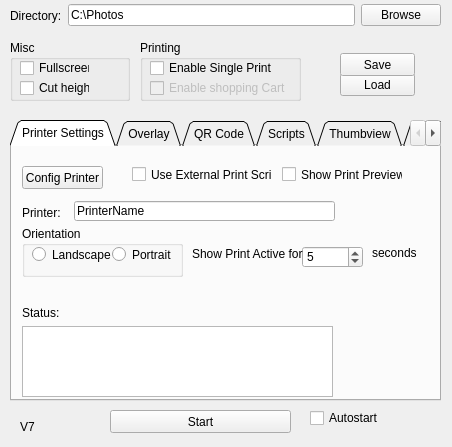
<?xml version="1.0" encoding="UTF-8"?>
<ui version="4.0">
 <class>config</class>
 <widget class="QWidget" name="config">
  <property name="enabled">
   <bool>true</bool>
  </property>
  <property name="geometry">
   <rect>
    <x>0</x>
    <y>0</y>
    <width>452</width>
    <height>447</height>
   </rect>
  </property>
  <property name="windowTitle">
   <string>Form</string>
  </property>
  <widget class="QCheckBox" name="AutostartCheckBox">
   <property name="geometry">
    <rect>
     <x>310</x>
     <y>410</y>
     <width>70</width>
     <height>16</height>
    </rect>
   </property>
   <property name="text">
    <string>Autostart</string>
   </property>
  </widget>
  <widget class="QPushButton" name="pushButton">
   <property name="geometry">
    <rect>
     <x>110</x>
     <y>410</y>
     <width>181</width>
     <height>23</height>
    </rect>
   </property>
   <property name="layoutDirection">
    <enum>Qt::LeftToRight</enum>
   </property>
   <property name="text">
    <string>Start</string>
   </property>
  </widget>
  <widget class="QTabWidget" name="tabWidget">
   <property name="geometry">
    <rect>
     <x>10</x>
     <y>120</y>
     <width>431</width>
     <height>281</height>
    </rect>
   </property>
   <property name="tabShape">
    <enum>QTabWidget::Triangular</enum>
   </property>
   <property name="currentIndex">
    <number>0</number>
   </property>
   <widget class="QWidget" name="PrinterSettingsTab">
    <attribute name="title">
     <string>Printer Settings</string>
    </attribute>
    <widget class="QGroupBox" name="groupBox_2">
     <property name="geometry">
      <rect>
       <x>10</x>
       <y>80</y>
       <width>161</width>
       <height>51</height>
      </rect>
     </property>
     <property name="title">
      <string>Orientation</string>
     </property>
     <widget class="QRadioButton" name="landscapeRadioButton">
      <property name="enabled">
       <bool>true</bool>
      </property>
      <property name="geometry">
       <rect>
        <x>10</x>
        <y>20</y>
        <width>82</width>
        <height>17</height>
       </rect>
      </property>
      <property name="text">
       <string>Landscape</string>
      </property>
      <property name="checkable">
       <bool>true</bool>
      </property>
     </widget>
     <widget class="QRadioButton" name="PortraitRadioButton">
      <property name="enabled">
       <bool>true</bool>
      </property>
      <property name="geometry">
       <rect>
        <x>90</x>
        <y>20</y>
        <width>82</width>
        <height>17</height>
       </rect>
      </property>
      <property name="text">
       <string>Portrait</string>
      </property>
      <property name="checkable">
       <bool>true</bool>
      </property>
     </widget>
    </widget>
    <widget class="QPushButton" name="printerSelectButton">
     <property name="geometry">
      <rect>
       <x>10</x>
       <y>20</y>
       <width>81</width>
       <height>23</height>
      </rect>
     </property>
     <property name="text">
      <string>Config Printer</string>
     </property>
    </widget>
    <widget class="QLabel" name="label_2">
     <property name="geometry">
      <rect>
       <x>10</x>
       <y>60</y>
       <width>47</width>
       <height>13</height>
      </rect>
     </property>
     <property name="text">
      <string>Printer:</string>
     </property>
    </widget>
    <widget class="QLineEdit" name="PrinterNameEdit">
     <property name="geometry">
      <rect>
       <x>62</x>
       <y>55</y>
       <width>261</width>
       <height>20</height>
      </rect>
     </property>
     <property name="text">
      <string>PrinterName</string>
     </property>
     <property name="readOnly">
      <bool>true</bool>
     </property>
    </widget>
    <widget class="QTextEdit" name="printerTextEdit">
     <property name="geometry">
      <rect>
       <x>10</x>
       <y>180</y>
       <width>311</width>
       <height>71</height>
      </rect>
     </property>
     <property name="readOnly">
      <bool>true</bool>
     </property>
    </widget>
    <widget class="QLabel" name="label_8">
     <property name="geometry">
      <rect>
       <x>10</x>
       <y>160</y>
       <width>47</width>
       <height>13</height>
      </rect>
     </property>
     <property name="text">
      <string>Status:</string>
     </property>
    </widget>
    <widget class="QCheckBox" name="externalPrintCheckBox">
     <property name="geometry">
      <rect>
       <x>120</x>
       <y>20</y>
       <width>141</width>
       <height>17</height>
      </rect>
     </property>
     <property name="toolTip">
      <string>&lt;html&gt;&lt;head/&gt;&lt;body&gt;&lt;p&gt;Use the external print script specified in the &amp;quot;Scripts&amp;quot; tab. If checked, normal printing is disabled.&lt;/p&gt;&lt;/body&gt;&lt;/html&gt;</string>
     </property>
     <property name="text">
      <string>Use External Print Script</string>
     </property>
    </widget>
    <widget class="QSpinBox" name="printActiveTimeoutSpinBox">
     <property name="enabled">
      <bool>true</bool>
     </property>
     <property name="geometry">
      <rect>
       <x>290</x>
       <y>100</y>
       <width>61</width>
       <height>22</height>
      </rect>
     </property>
     <property name="minimum">
      <number>1</number>
     </property>
     <property name="maximum">
      <number>100</number>
     </property>
     <property name="value">
      <number>5</number>
     </property>
    </widget>
    <widget class="QLabel" name="label_12">
     <property name="geometry">
      <rect>
       <x>360</x>
       <y>100</y>
       <width>47</width>
       <height>13</height>
      </rect>
     </property>
     <property name="text">
      <string>seconds</string>
     </property>
    </widget>
    <widget class="QLabel" name="label_13">
     <property name="geometry">
      <rect>
       <x>180</x>
       <y>100</y>
       <width>111</width>
       <height>16</height>
      </rect>
     </property>
     <property name="text">
      <string>Show Print Active for</string>
     </property>
    </widget>
    <widget class="QCheckBox" name="PrintPreviewCheckBox">
     <property name="geometry">
      <rect>
       <x>270</x>
       <y>20</y>
       <width>121</width>
       <height>17</height>
      </rect>
     </property>
     <property name="toolTip">
      <string>&lt;html&gt;&lt;head/&gt;&lt;body&gt;&lt;p&gt;Show a print preview for printer setup&lt;/p&gt;&lt;/body&gt;&lt;/html&gt;</string>
     </property>
     <property name="text">
      <string>Show Print Preview</string>
     </property>
    </widget>
   </widget>
   <widget class="QWidget" name="tab_2">
    <attribute name="title">
     <string>Overlay</string>
    </attribute>
    <widget class="QLabel" name="label_21">
     <property name="geometry">
      <rect>
       <x>10</x>
       <y>90</y>
       <width>121</width>
       <height>16</height>
      </rect>
     </property>
     <property name="text">
      <string>Distance to image border</string>
     </property>
    </widget>
    <widget class="QLabel" name="OverlayLabel">
     <property name="geometry">
      <rect>
       <x>250</x>
       <y>90</y>
       <width>160</width>
       <height>160</height>
      </rect>
     </property>
     <property name="frameShape">
      <enum>QFrame::Box</enum>
     </property>
     <property name="text">
      <string>Overlay Preview</string>
     </property>
     <property name="alignment">
      <set>Qt::AlignCenter</set>
     </property>
    </widget>
    <widget class="QCheckBox" name="OverlayEnableCheckBox">
     <property name="geometry">
      <rect>
       <x>10</x>
       <y>10</y>
       <width>141</width>
       <height>17</height>
      </rect>
     </property>
     <property name="text">
      <string>Enable Overlay Image</string>
     </property>
    </widget>
    <widget class="QLabel" name="label_20">
     <property name="geometry">
      <rect>
       <x>10</x>
       <y>60</y>
       <width>81</width>
       <height>16</height>
      </rect>
     </property>
     <property name="text">
      <string>Overlay size</string>
     </property>
    </widget>
    <widget class="QLabel" name="label_19">
     <property name="geometry">
      <rect>
       <x>10</x>
       <y>30</y>
       <width>31</width>
       <height>21</height>
      </rect>
     </property>
     <property name="text">
      <string>Path</string>
     </property>
    </widget>
    <widget class="QLineEdit" name="OverlayPathEdit">
     <property name="geometry">
      <rect>
       <x>40</x>
       <y>30</y>
       <width>291</width>
       <height>20</height>
      </rect>
     </property>
     <property name="text">
      <string>overlays\PhotoPrint.png</string>
     </property>
    </widget>
    <widget class="QSpinBox" name="OverlaySizeSpinBox">
     <property name="enabled">
      <bool>true</bool>
     </property>
     <property name="geometry">
      <rect>
       <x>140</x>
       <y>60</y>
       <width>61</width>
       <height>22</height>
      </rect>
     </property>
     <property name="minimum">
      <number>10</number>
     </property>
     <property name="maximum">
      <number>20000</number>
     </property>
     <property name="value">
      <number>160</number>
     </property>
    </widget>
    <widget class="QPushButton" name="OverlayBrowseButton">
     <property name="geometry">
      <rect>
       <x>340</x>
       <y>30</y>
       <width>75</width>
       <height>23</height>
      </rect>
     </property>
     <property name="text">
      <string>Browse</string>
     </property>
    </widget>
    <widget class="QSpinBox" name="OverlayDistanceSpinBox">
     <property name="enabled">
      <bool>true</bool>
     </property>
     <property name="geometry">
      <rect>
       <x>140</x>
       <y>90</y>
       <width>61</width>
       <height>22</height>
      </rect>
     </property>
     <property name="minimum">
      <number>0</number>
     </property>
     <property name="maximum">
      <number>1000</number>
     </property>
     <property name="value">
      <number>50</number>
     </property>
    </widget>
    <widget class="QGroupBox" name="groupBox_5">
     <property name="geometry">
      <rect>
       <x>10</x>
       <y>140</y>
       <width>101</width>
       <height>91</height>
      </rect>
     </property>
     <property name="title">
      <string>Overlay position</string>
     </property>
     <widget class="QWidget" name="gridLayoutWidget_5">
      <property name="geometry">
       <rect>
        <x>10</x>
        <y>20</y>
        <width>81</width>
        <height>62</height>
       </rect>
      </property>
      <layout class="QGridLayout" name="gridLayout_5">
       <property name="leftMargin">
        <number>0</number>
       </property>
       <property name="topMargin">
        <number>0</number>
       </property>
       <item row="2" column="0">
        <widget class="QRadioButton" name="OverlayPosBottomLeftRadioButton">
         <property name="text">
          <string/>
         </property>
        </widget>
       </item>
       <item row="2" column="1">
        <widget class="QRadioButton" name="OverlayPosBottomCenterRadioButton">
         <property name="text">
          <string/>
         </property>
        </widget>
       </item>
       <item row="2" column="2">
        <widget class="QRadioButton" name="OverlayPosBottomRightRadioButton">
         <property name="text">
          <string/>
         </property>
        </widget>
       </item>
       <item row="1" column="0">
        <widget class="QRadioButton" name="OverlayPosCenterLeftRadioButton">
         <property name="text">
          <string/>
         </property>
        </widget>
       </item>
       <item row="1" column="2">
        <widget class="QRadioButton" name="OverlayPosCenterRightRadioButton">
         <property name="text">
          <string/>
         </property>
        </widget>
       </item>
       <item row="0" column="2">
        <widget class="QRadioButton" name="OverlayPosTopRightRadioButton">
         <property name="text">
          <string/>
         </property>
        </widget>
       </item>
       <item row="1" column="1">
        <widget class="QRadioButton" name="OverlayPosCenterCenterRadioButton">
         <property name="text">
          <string/>
         </property>
        </widget>
       </item>
       <item row="0" column="1">
        <widget class="QRadioButton" name="OverlayPosTopCenterRadioButton">
         <property name="text">
          <string/>
         </property>
        </widget>
       </item>
       <item row="0" column="0">
        <widget class="QRadioButton" name="OverlayPosTopLeftRadioButton">
         <property name="text">
          <string/>
         </property>
         <property name="checked">
          <bool>true</bool>
         </property>
        </widget>
       </item>
       <item row="1" column="4">
        <widget class="QRadioButton" name="OverlayPosOutsideCenterRadioButton">
         <property name="text">
          <string/>
         </property>
        </widget>
       </item>
       <item row="0" column="4">
        <widget class="QRadioButton" name="OverlayPosOutsideTopRadioButton">
         <property name="text">
          <string/>
         </property>
        </widget>
       </item>
       <item row="2" column="4">
        <widget class="QRadioButton" name="OverlayPosOutsideBottomRadioButton">
         <property name="text">
          <string/>
         </property>
        </widget>
       </item>
       <item row="0" column="3" rowspan="3">
        <widget class="Line" name="line_4">
         <property name="frameShadow">
          <enum>QFrame::Plain</enum>
         </property>
         <property name="orientation">
          <enum>Qt::Vertical</enum>
         </property>
        </widget>
       </item>
      </layout>
     </widget>
    </widget>
    <widget class="QCheckBox" name="OverlayShowOnPreviewCheckBox">
     <property name="geometry">
      <rect>
       <x>160</x>
       <y>10</y>
       <width>101</width>
       <height>17</height>
      </rect>
     </property>
     <property name="text">
      <string>show on preview</string>
     </property>
    </widget>
    <widget class="QLabel" name="label_22">
     <property name="geometry">
      <rect>
       <x>250</x>
       <y>70</y>
       <width>81</width>
       <height>16</height>
      </rect>
     </property>
     <property name="text">
      <string>Preview</string>
     </property>
    </widget>
   </widget>
   <widget class="QWidget" name="QRCodeTab">
    <attribute name="title">
     <string>QR Code</string>
    </attribute>
    <widget class="QLabel" name="QRCodeLabel">
     <property name="geometry">
      <rect>
       <x>250</x>
       <y>90</y>
       <width>160</width>
       <height>160</height>
      </rect>
     </property>
     <property name="frameShape">
      <enum>QFrame::Box</enum>
     </property>
     <property name="text">
      <string>QR Preview</string>
     </property>
     <property name="alignment">
      <set>Qt::AlignCenter</set>
     </property>
    </widget>
    <widget class="QLineEdit" name="QRCodeLinkEdit">
     <property name="geometry">
      <rect>
       <x>40</x>
       <y>30</y>
       <width>371</width>
       <height>20</height>
      </rect>
     </property>
     <property name="text">
      <string>https://github.com/BrainHunter/PhotoPrint</string>
     </property>
    </widget>
    <widget class="QLabel" name="label_15">
     <property name="geometry">
      <rect>
       <x>10</x>
       <y>30</y>
       <width>31</width>
       <height>21</height>
      </rect>
     </property>
     <property name="text">
      <string>Link:</string>
     </property>
    </widget>
    <widget class="QPushButton" name="QRCodeGenerateButton">
     <property name="geometry">
      <rect>
       <x>250</x>
       <y>60</y>
       <width>75</width>
       <height>23</height>
      </rect>
     </property>
     <property name="text">
      <string>Generate</string>
     </property>
    </widget>
    <widget class="QCheckBox" name="QRCodeEnableCheckBox">
     <property name="geometry">
      <rect>
       <x>10</x>
       <y>10</y>
       <width>101</width>
       <height>17</height>
      </rect>
     </property>
     <property name="text">
      <string>Enable QR Code</string>
     </property>
    </widget>
    <widget class="QSpinBox" name="QRCodeSizeSpinBox">
     <property name="enabled">
      <bool>true</bool>
     </property>
     <property name="geometry">
      <rect>
       <x>140</x>
       <y>60</y>
       <width>61</width>
       <height>22</height>
      </rect>
     </property>
     <property name="minimum">
      <number>10</number>
     </property>
     <property name="maximum">
      <number>2000</number>
     </property>
     <property name="value">
      <number>160</number>
     </property>
    </widget>
    <widget class="QLabel" name="label_16">
     <property name="geometry">
      <rect>
       <x>10</x>
       <y>60</y>
       <width>81</width>
       <height>16</height>
      </rect>
     </property>
     <property name="text">
      <string>QR Code size</string>
     </property>
    </widget>
    <widget class="QGroupBox" name="groupBox">
     <property name="geometry">
      <rect>
       <x>10</x>
       <y>140</y>
       <width>101</width>
       <height>91</height>
      </rect>
     </property>
     <property name="title">
      <string>QR Code position</string>
     </property>
     <widget class="QWidget" name="gridLayoutWidget_2">
      <property name="geometry">
       <rect>
        <x>10</x>
        <y>20</y>
        <width>81</width>
        <height>62</height>
       </rect>
      </property>
      <layout class="QGridLayout" name="gridLayout_2">
       <property name="leftMargin">
        <number>0</number>
       </property>
       <property name="topMargin">
        <number>0</number>
       </property>
       <item row="2" column="0">
        <widget class="QRadioButton" name="QRPosBottomLeftRadioButton">
         <property name="text">
          <string/>
         </property>
        </widget>
       </item>
       <item row="2" column="1">
        <widget class="QRadioButton" name="QRPosBottomCenterRadioButton">
         <property name="text">
          <string/>
         </property>
        </widget>
       </item>
       <item row="2" column="2">
        <widget class="QRadioButton" name="QRPosBottomRightRadioButton">
         <property name="text">
          <string/>
         </property>
        </widget>
       </item>
       <item row="1" column="0">
        <widget class="QRadioButton" name="QRPosCenterLeftRadioButton">
         <property name="text">
          <string/>
         </property>
        </widget>
       </item>
       <item row="1" column="2">
        <widget class="QRadioButton" name="QRPosCenterRightRadioButton">
         <property name="text">
          <string/>
         </property>
        </widget>
       </item>
       <item row="0" column="2">
        <widget class="QRadioButton" name="QRPosTopRightRadioButton">
         <property name="text">
          <string/>
         </property>
        </widget>
       </item>
       <item row="1" column="1">
        <widget class="QRadioButton" name="QRPosCenterCenterRadioButton">
         <property name="text">
          <string/>
         </property>
        </widget>
       </item>
       <item row="0" column="1">
        <widget class="QRadioButton" name="QRPosTopCenterRadioButton">
         <property name="text">
          <string/>
         </property>
        </widget>
       </item>
       <item row="0" column="0">
        <widget class="QRadioButton" name="QRPosTopLeftRadioButton">
         <property name="text">
          <string/>
         </property>
         <property name="checked">
          <bool>true</bool>
         </property>
        </widget>
       </item>
       <item row="1" column="4">
        <widget class="QRadioButton" name="QRPosOutsideCenterRadioButton">
         <property name="text">
          <string/>
         </property>
        </widget>
       </item>
       <item row="0" column="4">
        <widget class="QRadioButton" name="QRPosOutsideTopRadioButton">
         <property name="text">
          <string/>
         </property>
        </widget>
       </item>
       <item row="2" column="4">
        <widget class="QRadioButton" name="QRPosOutsideBottomRadioButton">
         <property name="text">
          <string/>
         </property>
        </widget>
       </item>
       <item row="0" column="3" rowspan="3">
        <widget class="Line" name="line">
         <property name="frameShadow">
          <enum>QFrame::Plain</enum>
         </property>
         <property name="orientation">
          <enum>Qt::Vertical</enum>
         </property>
        </widget>
       </item>
      </layout>
     </widget>
    </widget>
    <widget class="QSpinBox" name="QRCodeDistanceSpinBox">
     <property name="enabled">
      <bool>true</bool>
     </property>
     <property name="geometry">
      <rect>
       <x>140</x>
       <y>90</y>
       <width>61</width>
       <height>22</height>
      </rect>
     </property>
     <property name="minimum">
      <number>0</number>
     </property>
     <property name="maximum">
      <number>1000</number>
     </property>
     <property name="value">
      <number>50</number>
     </property>
    </widget>
    <widget class="QLabel" name="label_17">
     <property name="geometry">
      <rect>
       <x>10</x>
       <y>90</y>
       <width>121</width>
       <height>16</height>
      </rect>
     </property>
     <property name="text">
      <string>Distance to image border</string>
     </property>
    </widget>
   </widget>
   <widget class="QWidget" name="ScriptsTab">
    <property name="enabled">
     <bool>false</bool>
    </property>
    <attribute name="title">
     <string>Scripts</string>
    </attribute>
    <widget class="QWidget" name="gridLayoutWidget">
     <property name="geometry">
      <rect>
       <x>10</x>
       <y>10</y>
       <width>411</width>
       <height>141</height>
      </rect>
     </property>
     <layout class="QGridLayout" name="gridLayout">
      <item row="4" column="1">
       <widget class="QLineEdit" name="directoryEdit_6">
        <property name="text">
         <string>img-closed.bat</string>
        </property>
       </widget>
      </item>
      <item row="0" column="0">
       <widget class="QLabel" name="label_3">
        <property name="toolTip">
         <string>&lt;html&gt;&lt;head/&gt;&lt;body&gt;&lt;p&gt;if configured: This script will be executed before a print is started&lt;/p&gt;&lt;/body&gt;&lt;/html&gt;</string>
        </property>
        <property name="text">
         <string>Pre Print</string>
        </property>
       </widget>
      </item>
      <item row="1" column="0">
       <widget class="QLabel" name="label_4">
        <property name="text">
         <string>External Print</string>
        </property>
       </widget>
      </item>
      <item row="2" column="2">
       <widget class="QPushButton" name="browseButton_4">
        <property name="text">
         <string>Browse</string>
        </property>
       </widget>
      </item>
      <item row="3" column="2">
       <widget class="QPushButton" name="browseButton_5">
        <property name="text">
         <string>Browse</string>
        </property>
       </widget>
      </item>
      <item row="3" column="0">
       <widget class="QLabel" name="label_6">
        <property name="text">
         <string>Img maximized</string>
        </property>
       </widget>
      </item>
      <item row="0" column="2">
       <widget class="QPushButton" name="browseButton_2">
        <property name="toolTip">
         <string>&lt;html&gt;&lt;head/&gt;&lt;body&gt;&lt;p&gt;Browse for Script&lt;/p&gt;&lt;/body&gt;&lt;/html&gt;</string>
        </property>
        <property name="text">
         <string>Browse</string>
        </property>
       </widget>
      </item>
      <item row="3" column="1">
       <widget class="QLineEdit" name="directoryEdit_5">
        <property name="text">
         <string>img-maximized.bat</string>
        </property>
       </widget>
      </item>
      <item row="4" column="0">
       <widget class="QLabel" name="label_7">
        <property name="text">
         <string>Img closed</string>
        </property>
       </widget>
      </item>
      <item row="1" column="2">
       <widget class="QPushButton" name="browseButton_3">
        <property name="text">
         <string>Browse</string>
        </property>
       </widget>
      </item>
      <item row="2" column="1">
       <widget class="QLineEdit" name="directoryEdit_4">
        <property name="text">
         <string>postprint.bat</string>
        </property>
       </widget>
      </item>
      <item row="4" column="2">
       <widget class="QPushButton" name="browseButton_6">
        <property name="text">
         <string>Browse</string>
        </property>
       </widget>
      </item>
      <item row="1" column="1">
       <widget class="QLineEdit" name="directoryEdit_3">
        <property name="text">
         <string>externalprint.bat</string>
        </property>
       </widget>
      </item>
      <item row="0" column="1">
       <widget class="QLineEdit" name="directoryEdit_2">
        <property name="toolTip">
         <string>&lt;html&gt;&lt;head/&gt;&lt;body&gt;&lt;p&gt;if configured: This script will be executed before a print is started&lt;/p&gt;&lt;/body&gt;&lt;/html&gt;</string>
        </property>
        <property name="text">
         <string>preprint.bat</string>
        </property>
       </widget>
      </item>
      <item row="2" column="0">
       <widget class="QLabel" name="label_5">
        <property name="text">
         <string>Post Print</string>
        </property>
       </widget>
      </item>
     </layout>
    </widget>
    <widget class="QLabel" name="label_14">
     <property name="enabled">
      <bool>false</bool>
     </property>
     <property name="geometry">
      <rect>
       <x>10</x>
       <y>230</y>
       <width>401</width>
       <height>21</height>
      </rect>
     </property>
     <property name="text">
      <string>Note: Scripting is possible but script filenames are hardcoded</string>
     </property>
    </widget>
   </widget>
   <widget class="QWidget" name="tab_3">
    <attribute name="title">
     <string>Thumbview</string>
    </attribute>
    <widget class="QLabel" name="label_9">
     <property name="geometry">
      <rect>
       <x>10</x>
       <y>20</y>
       <width>81</width>
       <height>16</height>
      </rect>
     </property>
     <property name="text">
      <string>Thumbnail size</string>
     </property>
    </widget>
    <widget class="QLabel" name="label_10">
     <property name="geometry">
      <rect>
       <x>10</x>
       <y>50</y>
       <width>111</width>
       <height>16</height>
      </rect>
     </property>
     <property name="text">
      <string>Scroll to newest after </string>
     </property>
    </widget>
    <widget class="QSpinBox" name="thumbnailScrollDownTimeoutSpinBox">
     <property name="enabled">
      <bool>true</bool>
     </property>
     <property name="geometry">
      <rect>
       <x>120</x>
       <y>50</y>
       <width>61</width>
       <height>22</height>
      </rect>
     </property>
     <property name="minimum">
      <number>10</number>
     </property>
     <property name="maximum">
      <number>9999</number>
     </property>
     <property name="value">
      <number>60</number>
     </property>
    </widget>
    <widget class="QLabel" name="label_11">
     <property name="geometry">
      <rect>
       <x>190</x>
       <y>50</y>
       <width>47</width>
       <height>13</height>
      </rect>
     </property>
     <property name="text">
      <string>seconds</string>
     </property>
    </widget>
    <widget class="QSpinBox" name="thumbnailSizeSpinBox">
     <property name="enabled">
      <bool>true</bool>
     </property>
     <property name="geometry">
      <rect>
       <x>120</x>
       <y>20</y>
       <width>61</width>
       <height>22</height>
      </rect>
     </property>
     <property name="minimum">
      <number>100</number>
     </property>
     <property name="maximum">
      <number>1000</number>
     </property>
     <property name="value">
      <number>200</number>
     </property>
    </widget>
    <widget class="QLabel" name="label_23">
     <property name="geometry">
      <rect>
       <x>190</x>
       <y>80</y>
       <width>47</width>
       <height>13</height>
      </rect>
     </property>
     <property name="text">
      <string>seconds</string>
     </property>
    </widget>
    <widget class="QLabel" name="label_24">
     <property name="geometry">
      <rect>
       <x>10</x>
       <y>80</y>
       <width>111</width>
       <height>16</height>
      </rect>
     </property>
     <property name="text">
      <string>Return to thumbView</string>
     </property>
    </widget>
    <widget class="QSpinBox" name="returnToThumbnailViewollTimeoutSpinBox">
     <property name="enabled">
      <bool>true</bool>
     </property>
     <property name="geometry">
      <rect>
       <x>120</x>
       <y>80</y>
       <width>61</width>
       <height>22</height>
      </rect>
     </property>
     <property name="minimum">
      <number>10</number>
     </property>
     <property name="maximum">
      <number>9999</number>
     </property>
     <property name="value">
      <number>60</number>
     </property>
    </widget>
   </widget>
   <widget class="QWidget" name="tab">
    <attribute name="title">
     <string>FileCopy</string>
    </attribute>
    <widget class="QCheckBox" name="localCopyEnableCheckBox">
     <property name="geometry">
      <rect>
       <x>10</x>
       <y>10</y>
       <width>111</width>
       <height>17</height>
      </rect>
     </property>
     <property name="toolTip">
      <string>&lt;html&gt;&lt;head/&gt;&lt;body&gt;&lt;p&gt;If enabled, all images will first be copied over to the local directory.&lt;/p&gt;&lt;p&gt;&lt;br/&gt;&lt;/p&gt;&lt;p&gt;This is helpfull if your source files are on a slower network drive. In this case the performance while browsing and printing is increased. &lt;/p&gt;&lt;p&gt;&lt;br/&gt;&lt;/p&gt;&lt;/body&gt;&lt;/html&gt;</string>
     </property>
     <property name="text">
      <string>Enable Local Copy</string>
     </property>
    </widget>
    <widget class="QWidget" name="horizontalLayoutWidget_2">
     <property name="geometry">
      <rect>
       <x>10</x>
       <y>30</y>
       <width>411</width>
       <height>31</height>
      </rect>
     </property>
     <layout class="QHBoxLayout" name="horizontalLayout_2">
      <item>
       <widget class="QLabel" name="localCopyLabel">
        <property name="enabled">
         <bool>false</bool>
        </property>
        <property name="text">
         <string>Local Directory:</string>
        </property>
       </widget>
      </item>
      <item>
       <widget class="QLineEdit" name="directoryLocalCopyEdit">
        <property name="enabled">
         <bool>false</bool>
        </property>
        <property name="text">
         <string>C:\Photos-Temp</string>
        </property>
       </widget>
      </item>
      <item>
       <widget class="QPushButton" name="browseLocalCopyButton">
        <property name="enabled">
         <bool>false</bool>
        </property>
        <property name="text">
         <string>Browse</string>
        </property>
       </widget>
      </item>
     </layout>
    </widget>
   </widget>
  </widget>
  <widget class="QGroupBox" name="groupBox_3">
   <property name="geometry">
    <rect>
     <x>10</x>
     <y>40</y>
     <width>120</width>
     <height>61</height>
    </rect>
   </property>
   <property name="title">
    <string>Misc</string>
   </property>
   <widget class="QCheckBox" name="fullScreenCheckBox">
    <property name="enabled">
     <bool>true</bool>
    </property>
    <property name="geometry">
     <rect>
      <x>10</x>
      <y>20</y>
      <width>70</width>
      <height>16</height>
     </rect>
    </property>
    <property name="text">
     <string>Fullscreen</string>
    </property>
   </widget>
   <widget class="QCheckBox" name="cutHeightCheckBox">
    <property name="geometry">
     <rect>
      <x>10</x>
      <y>40</y>
      <width>70</width>
      <height>16</height>
     </rect>
    </property>
    <property name="text">
     <string>Cut height</string>
    </property>
   </widget>
  </widget>
  <widget class="QPushButton" name="loadButton">
   <property name="geometry">
    <rect>
     <x>340</x>
     <y>73</y>
     <width>75</width>
     <height>23</height>
    </rect>
   </property>
   <property name="layoutDirection">
    <enum>Qt::LeftToRight</enum>
   </property>
   <property name="text">
    <string>Load</string>
   </property>
  </widget>
  <widget class="QPushButton" name="saveButton">
   <property name="geometry">
    <rect>
     <x>340</x>
     <y>53</y>
     <width>75</width>
     <height>23</height>
    </rect>
   </property>
   <property name="layoutDirection">
    <enum>Qt::LeftToRight</enum>
   </property>
   <property name="text">
    <string>Save</string>
   </property>
  </widget>
  <widget class="QGroupBox" name="groupBox_4">
   <property name="geometry">
    <rect>
     <x>140</x>
     <y>40</y>
     <width>161</width>
     <height>61</height>
    </rect>
   </property>
   <property name="title">
    <string>Printing</string>
   </property>
   <widget class="QCheckBox" name="singlePrintCheckBox">
    <property name="geometry">
     <rect>
      <x>10</x>
      <y>20</y>
      <width>141</width>
      <height>16</height>
     </rect>
    </property>
    <property name="text">
     <string>Enable Single Print</string>
    </property>
   </widget>
   <widget class="QCheckBox" name="shoppingCartCheckBox">
    <property name="enabled">
     <bool>false</bool>
    </property>
    <property name="geometry">
     <rect>
      <x>10</x>
      <y>40</y>
      <width>141</width>
      <height>16</height>
     </rect>
    </property>
    <property name="text">
     <string>Enable shopping Cart</string>
    </property>
   </widget>
  </widget>
  <widget class="QWidget" name="horizontalLayoutWidget">
   <property name="geometry">
    <rect>
     <x>10</x>
     <y>0</y>
     <width>431</width>
     <height>31</height>
    </rect>
   </property>
   <layout class="QHBoxLayout" name="horizontalLayout">
    <item>
     <widget class="QLabel" name="label">
      <property name="text">
       <string>Directory:</string>
      </property>
     </widget>
    </item>
    <item>
     <widget class="QLineEdit" name="directoryEdit">
      <property name="text">
       <string>C:\Photos</string>
      </property>
     </widget>
    </item>
    <item>
     <widget class="QPushButton" name="browseButton">
      <property name="text">
       <string>Browse</string>
      </property>
     </widget>
    </item>
   </layout>
  </widget>
  <widget class="QLabel" name="label_18">
   <property name="geometry">
    <rect>
     <x>20</x>
     <y>420</y>
     <width>47</width>
     <height>13</height>
    </rect>
   </property>
   <property name="text">
    <string>V7</string>
   </property>
  </widget>
 </widget>
 <resources/>
 <connections/>
</ui>
